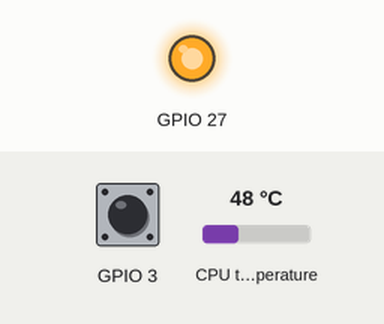
This program was run on a simulated Raspberry Pi (BCM pin numbers). On the bench: output pins drawn as LEDs (lit = HIGH). Inputs (shaded band) come from the test bench; at power-on: CPU temperature 48 °C, GPIO 3 HIGH.

Above: at 1.2 s.
1.3 s: CPU temperature set to 42 °C
3.2 s: CPU temperature set to 39 °C
At 4.5 s:
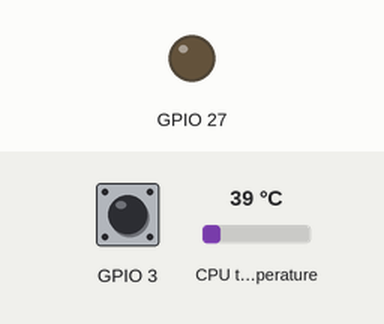
5.5 s: CPU temperature set to 44 °C
At 7.2 s:
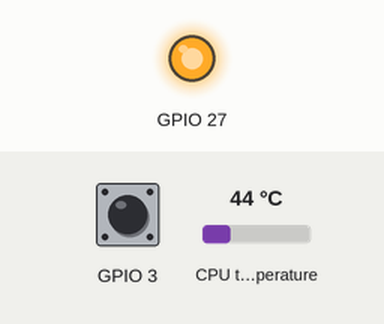
Timing chart, 0 to 8.7 s (numbered marks = the images above; inputs shaded):
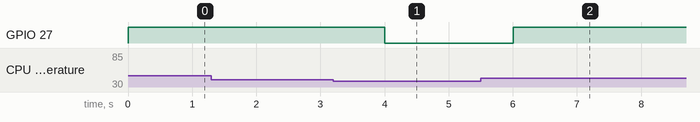

The program:

script.py
```python
#comando para ver temp /opt/vc/bin/vcgencmd measure_temp
# Simple script for shutting down the raspberry Pi at the press of a button.

#**Adding it to startup
#sudo gedit /etc/rc.local

#** Add the following line before the #fi at the end of the file.
#sudo python /home/pi/Scripts/script.py &
#(sleep 10;sudo python /home/pi/folder/yourscript.py) &


#!/bin/python

import RPi.GPIO as GPIO
import time
import os

GPIO.setmode(GPIO.BCM)
GPIO.setup(3, GPIO.IN, pull_up_down = GPIO.PUD_UP)
GPIO.setup(27, GPIO.OUT)

# Our function on what to do when the button is pressed
def Shutdown(channel):
    os.system("sudo shutdown -h now")

# Add our function to execute when the button pressed event happens
GPIO.add_event_detect(3, GPIO.FALLING, callback = Shutdown, bouncetime = 2000)

# Now wait!
while 1:
  try:
    tFile = open('/sys/class/thermal/thermal_zone0/temp')
    temp = float(tFile.read())
    tempC = temp/1000
    #print tempC
    if tempC > 40:
      GPIO.output(27, 1)
      #print "HOT"
    else:
      GPIO.output(27, 0)
      #print "COLD"

  except:
    tFile.close()
    GPIO.cleanup()
    exit

  time.sleep(1)

GPIO.cleanup()
```

Measured:
- the behaviour switches between 41 and 40 °C on CPU temperature (found by bisection; images 0 and 1)
- after the input at 1.3 s, every drawn part: stays the same
- after the input at 3.2 s, GPIO 27: HIGH → LOW after 0.80 s
- after the input at 5.5 s, GPIO 27: LOW → HIGH after 0.50 s
